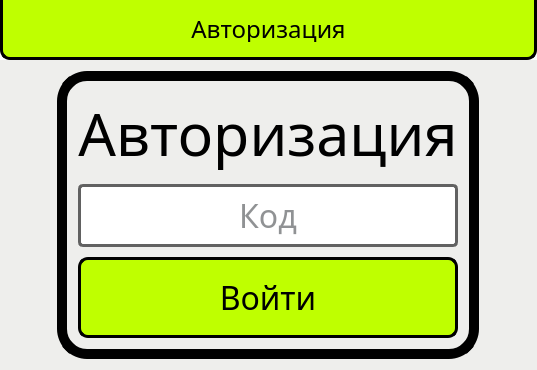
<?xml version="1.0" encoding="UTF-8"?>
<ui version="4.0">
 <class>AuthWindow</class>
 <widget class="QMainWindow" name="AuthWindow">
  <property name="geometry">
   <rect>
    <x>0</x>
    <y>0</y>
    <width>537</width>
    <height>352</height>
   </rect>
  </property>
  <property name="minimumSize">
   <size>
    <width>0</width>
    <height>0</height>
   </size>
  </property>
  <property name="maximumSize">
   <size>
    <width>10000</width>
    <height>10000</height>
   </size>
  </property>
  <property name="windowTitle">
   <string>AuthWindow</string>
  </property>
  <property name="styleSheet">
   <string notr="true"/>
  </property>
  <widget class="QWidget" name="centralWidget">
   <property name="styleSheet">
    <string notr="true"/>
   </property>
   <layout class="QVBoxLayout" name="verticalLayout">
    <property name="spacing">
     <number>0</number>
    </property>
    <property name="leftMargin">
     <number>0</number>
    </property>
    <property name="topMargin">
     <number>0</number>
    </property>
    <property name="rightMargin">
     <number>0</number>
    </property>
    <property name="bottomMargin">
     <number>0</number>
    </property>
    <item>
     <widget class="QFrame" name="navBar">
      <property name="sizePolicy">
       <sizepolicy hsizetype="Preferred" vsizetype="Preferred">
        <horstretch>0</horstretch>
        <verstretch>0</verstretch>
       </sizepolicy>
      </property>
      <property name="minimumSize">
       <size>
        <width>0</width>
        <height>0</height>
       </size>
      </property>
      <property name="maximumSize">
       <size>
        <width>16777215</width>
        <height>60</height>
       </size>
      </property>
      <property name="styleSheet">
       <string notr="true">#navBar
{
	background-color: white;
}



QPushButton
{
    background-color: #BFFF00;
    color: black;
	border-bottom-left-radius: 10px;
	border-bottom-right-radius: 10px;
	padding: 15px;
}
QPushButton:hover:!pressed
{
	background-color: #99CC00;
}
QPushButton:pressed
{
	background-color: #CCFF33;
	color: black;
}
QPushButton:disabled
{
	background-color: #3F3F3F;
}</string>
      </property>
      <property name="frameShape">
       <enum>QFrame::NoFrame</enum>
      </property>
      <property name="frameShadow">
       <enum>QFrame::Raised</enum>
      </property>
      <layout class="QHBoxLayout" name="horizontalLayout_2">
       <property name="spacing">
        <number>0</number>
       </property>
       <property name="leftMargin">
        <number>0</number>
       </property>
       <property name="topMargin">
        <number>0</number>
       </property>
       <property name="rightMargin">
        <number>0</number>
       </property>
       <property name="bottomMargin">
        <number>0</number>
       </property>
       <item>
        <widget class="QPushButton" name="navAuthButton">
         <property name="sizePolicy">
          <sizepolicy hsizetype="Minimum" vsizetype="Expanding">
           <horstretch>0</horstretch>
           <verstretch>0</verstretch>
          </sizepolicy>
         </property>
         <property name="font">
          <font>
           <family>Fira Sans Condensed</family>
           <pointsize>18</pointsize>
          </font>
         </property>
         <property name="styleSheet">
          <string notr="true">QPushButton
{
	border-bottom: 3px solid black;
	border-left: 3px solid black;
	border-right: 3px solid black;
}</string>
         </property>
         <property name="text">
          <string>Авторизация</string>
         </property>
        </widget>
       </item>
      </layout>
     </widget>
    </item>
    <item>
     <widget class="QFrame" name="pageBar">
      <property name="frameShape">
       <enum>QFrame::NoFrame</enum>
      </property>
      <property name="frameShadow">
       <enum>QFrame::Raised</enum>
      </property>
      <layout class="QVBoxLayout" name="verticalLayout_2">
       <property name="spacing">
        <number>0</number>
       </property>
       <property name="leftMargin">
        <number>0</number>
       </property>
       <property name="topMargin">
        <number>0</number>
       </property>
       <property name="rightMargin">
        <number>0</number>
       </property>
       <property name="bottomMargin">
        <number>0</number>
       </property>
       <item>
        <widget class="QStackedWidget" name="stackedWidget">
         <property name="currentIndex">
          <number>0</number>
         </property>
         <widget class="QWidget" name="authPage">
          <property name="styleSheet">
           <string notr="true">background-color: rgb(238, 238, 236);</string>
          </property>
          <layout class="QHBoxLayout" name="horizontalLayout_3">
           <item>
            <spacer name="horizontalSpacer_2">
             <property name="orientation">
              <enum>Qt::Horizontal</enum>
             </property>
             <property name="sizeHint" stdset="0">
              <size>
               <width>150</width>
               <height>20</height>
              </size>
             </property>
            </spacer>
           </item>
           <item>
            <widget class="QFrame" name="authFrame1">
             <property name="sizePolicy">
              <sizepolicy hsizetype="Preferred" vsizetype="Preferred">
               <horstretch>0</horstretch>
               <verstretch>0</verstretch>
              </sizepolicy>
             </property>
             <property name="styleSheet">
              <string notr="true">#authFrame1
{
	border: 10px solid black;
	border-radius: 30px;
}</string>
             </property>
             <property name="frameShape">
              <enum>QFrame::NoFrame</enum>
             </property>
             <property name="frameShadow">
              <enum>QFrame::Raised</enum>
             </property>
             <layout class="QVBoxLayout" name="verticalLayout_4">
              <item>
               <spacer name="verticalSpacer">
                <property name="orientation">
                 <enum>Qt::Vertical</enum>
                </property>
                <property name="sizeHint" stdset="0">
                 <size>
                  <width>20</width>
                  <height>25</height>
                 </size>
                </property>
               </spacer>
              </item>
              <item>
               <widget class="QFrame" name="authFrame2">
                <property name="font">
                 <font>
                  <pointsize>1</pointsize>
                 </font>
                </property>
                <property name="frameShape">
                 <enum>QFrame::NoFrame</enum>
                </property>
                <property name="frameShadow">
                 <enum>QFrame::Raised</enum>
                </property>
                <layout class="QVBoxLayout" name="verticalLayout_3">
                 <property name="spacing">
                  <number>10</number>
                 </property>
                 <property name="leftMargin">
                  <number>0</number>
                 </property>
                 <property name="topMargin">
                  <number>0</number>
                 </property>
                 <property name="rightMargin">
                  <number>0</number>
                 </property>
                 <property name="bottomMargin">
                  <number>0</number>
                 </property>
                 <item alignment="Qt::AlignVCenter">
                  <widget class="QLabel" name="authLabel">
                   <property name="sizePolicy">
                    <sizepolicy hsizetype="Preferred" vsizetype="Preferred">
                     <horstretch>0</horstretch>
                     <verstretch>0</verstretch>
                    </sizepolicy>
                   </property>
                   <property name="font">
                    <font>
                     <family>Fira Sans Condensed</family>
                     <pointsize>44</pointsize>
                    </font>
                   </property>
                   <property name="styleSheet">
                    <string notr="true">QLabel
{
	color: black;
}</string>
                   </property>
                   <property name="text">
                    <string>Авторизация</string>
                   </property>
                   <property name="alignment">
                    <set>Qt::AlignCenter</set>
                   </property>
                  </widget>
                 </item>
                 <item>
                  <widget class="QLineEdit" name="authLineEdit">
                   <property name="minimumSize">
                    <size>
                     <width>0</width>
                     <height>0</height>
                    </size>
                   </property>
                   <property name="font">
                    <font>
                     <family>Fira Sans Condensed Medium</family>
                     <pointsize>24</pointsize>
                    </font>
                   </property>
                   <property name="styleSheet">
                    <string notr="true">QLineEdit
{
	color: #212529;
	padding: 5px;
	border: 3px solid #616161;
	border-radius: 5px;
	background-color: white;
}

QLineEdit:focus
{
	border: 4px solid #272727;
}

QLineEdit:disabled
{
	background-color: #3F3F3F;
	color: #FFF;
}</string>
                   </property>
                   <property name="text">
                    <string/>
                   </property>
                   <property name="maxLength">
                    <number>10</number>
                   </property>
                   <property name="echoMode">
                    <enum>QLineEdit::Password</enum>
                   </property>
                   <property name="alignment">
                    <set>Qt::AlignCenter</set>
                   </property>
                   <property name="placeholderText">
                    <string>Код</string>
                   </property>
                  </widget>
                 </item>
                 <item>
                  <widget class="QPushButton" name="authRequestButton">
                   <property name="enabled">
                    <bool>true</bool>
                   </property>
                   <property name="minimumSize">
                    <size>
                     <width>0</width>
                     <height>0</height>
                    </size>
                   </property>
                   <property name="font">
                    <font>
                     <family>Fira Sans Condensed Medium</family>
                     <pointsize>24</pointsize>
                    </font>
                   </property>
                   <property name="styleSheet">
                    <string notr="true">QPushButton
{
    background-color: #BFFF00;
    color: black;
	padding: 15px;
	border: 3px solid black;
	border-radius: 10px;
}
QPushButton:hover:!pressed
{
	background-color: #99CC00;
}
QPushButton:pressed
{
	background-color: #CCFF33;
	color: black;
}
QPushButton:disabled
{
	background-color: #3F3F3F;
}</string>
                   </property>
                   <property name="text">
                    <string>Войти</string>
                   </property>
                  </widget>
                 </item>
                </layout>
               </widget>
              </item>
              <item>
               <spacer name="verticalSpacer_2">
                <property name="orientation">
                 <enum>Qt::Vertical</enum>
                </property>
                <property name="sizeHint" stdset="0">
                 <size>
                  <width>20</width>
                  <height>26</height>
                 </size>
                </property>
               </spacer>
              </item>
             </layout>
            </widget>
           </item>
           <item>
            <spacer name="horizontalSpacer_3">
             <property name="orientation">
              <enum>Qt::Horizontal</enum>
             </property>
             <property name="sizeHint" stdset="0">
              <size>
               <width>150</width>
               <height>20</height>
              </size>
             </property>
            </spacer>
           </item>
          </layout>
         </widget>
         <widget class="QWidget" name="aboutPage">
          <widget class="QLabel" name="label">
           <property name="geometry">
            <rect>
             <x>50</x>
             <y>70</y>
             <width>611</width>
             <height>131</height>
            </rect>
           </property>
           <property name="font">
            <font>
             <pointsize>32</pointsize>
            </font>
           </property>
           <property name="text">
            <string>Тут пока ничего нет</string>
           </property>
          </widget>
         </widget>
         <widget class="QWidget" name="rulesPage">
          <widget class="QLabel" name="label_2">
           <property name="geometry">
            <rect>
             <x>60</x>
             <y>90</y>
             <width>611</width>
             <height>131</height>
            </rect>
           </property>
           <property name="font">
            <font>
             <pointsize>32</pointsize>
            </font>
           </property>
           <property name="text">
            <string>Тут тоже ;c</string>
           </property>
          </widget>
         </widget>
         <widget class="QWidget" name="faqPage">
          <widget class="QLabel" name="label_3">
           <property name="geometry">
            <rect>
             <x>30</x>
             <y>80</y>
             <width>631</width>
             <height>131</height>
            </rect>
           </property>
           <property name="font">
            <font>
             <pointsize>16</pointsize>
            </font>
           </property>
           <property name="text">
            <string>Будто здесь что-то изменилось бы</string>
           </property>
          </widget>
         </widget>
        </widget>
       </item>
      </layout>
     </widget>
    </item>
   </layout>
  </widget>
 </widget>
 <layoutdefault spacing="6" margin="11"/>
 <resources/>
 <connections/>
</ui>
